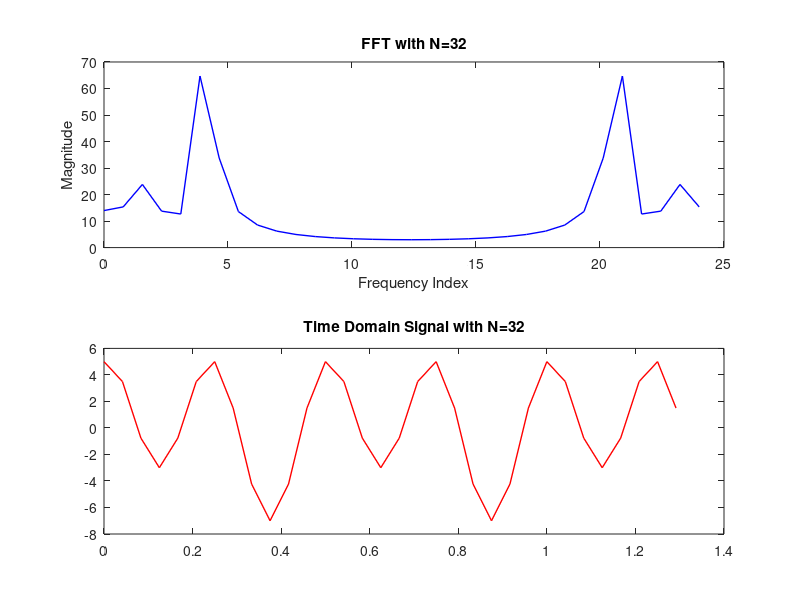
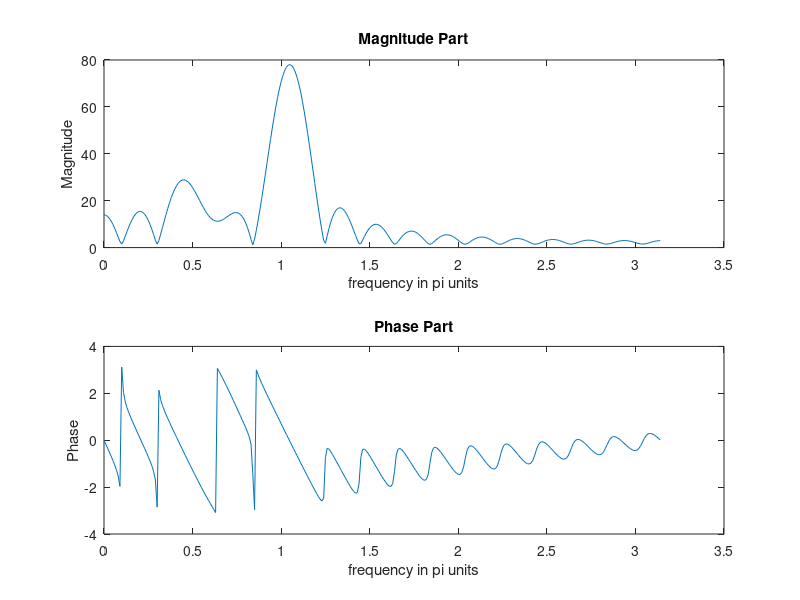
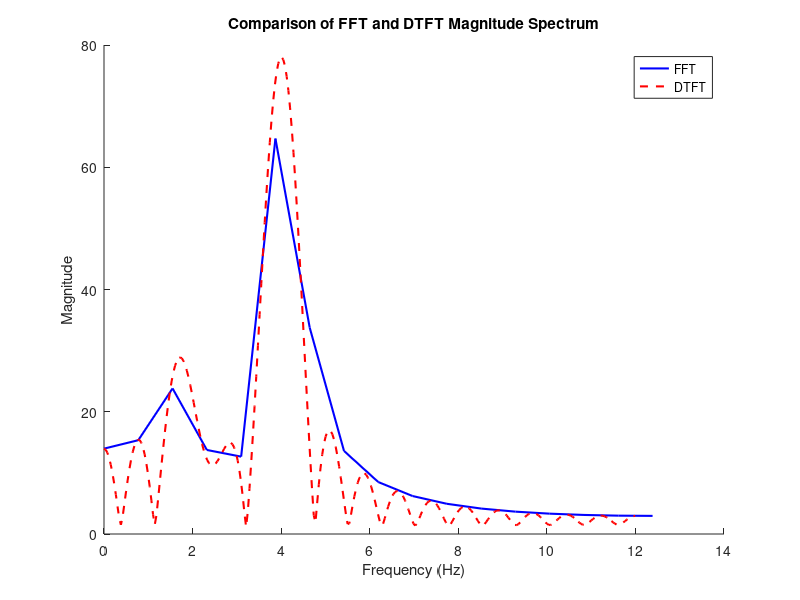

These charts were generated, in order, by the following MATLAB code:
clc;
clear all;
close all;

% tao tin hieu roi rac tu 2 tin hieu 2sinf0t va 5cosf1t lan luot co tan so f0=2, f1=4, fs=24
f0 = 2;
f1 = 4;
fs = 24;

% a. chieu dai du lieu N=32 mau. xuat dang song thoi gian va pho tuong ung
N = 32;

t = (0:N - 1) / fs;
f = linspace(0, fs, N);

x0 = 2 * sin(2 * pi * f0 * t) + 5 * cos(2 * pi * f1 * t);
y = fft(x0);

figure(1);
subplot(2, 1, 1);
plot(f, abs(y), 'blue', 'LineWidth', 1, 'MarkerFaceColor', 'blue');
title('FFT with N=32');
xlabel('Frequency Index');
ylabel('Magnitude');
subplot(2, 1, 2);
plot(t, x0, 'red', 'LineWidth', 1, 'MarkerFaceColor', 'red');
title('Time Domain Signal with N=32');

% b. Tinh pho DTFT cho chuoi roi rac cau a. bieu dien pho trong khoang 0 den pi
w = 0:0.01:pi;

X = zeros(size(w));
for k = 1:length(w)
    X(k) = sum(x0 .* exp(-1j * w(k) * t * fs));
end

figure(2);
subplot(2, 1, 1);
plot(w, abs(X));
title('Magnitude Part');
xlabel('frequency in pi units');
ylabel('Magnitude');
subplot(2, 1, 2);
plot(w, angle(X));
title('Phase Part');
xlabel('frequency in pi units');
ylabel('Phase');

% c. So sanh pho trong cau a va cau b. cho biet tan so omega cua song cos co gia tri bang bao nhieu rad va co gia tri bang bao nhieu trong pho FFT
figure(3);
hold on;
plot(f(1:N / 2 + 1), abs(y(1:N / 2 + 1)), 'b', 'LineWidth', 1.5);
plot(w * fs / (2 * pi), abs(X), 'r--', 'LineWidth', 1.5);
xlabel('Frequency (Hz)');
ylabel('Magnitude');
legend('FFT', 'DTFT');
title('Comparison of FFT and DTFT Magnitude Spectrum');
hold off;

omega_cos = 2 * pi * f1 / fs;
freq_index_cos = omega_cos * N / (2 * pi);
disp(['Tan so omega cua song cos: ', num2str(omega_cos), ' rad']);
disp(['Gia tri trong pho FFT: ', num2str(freq_index_cos)]);
